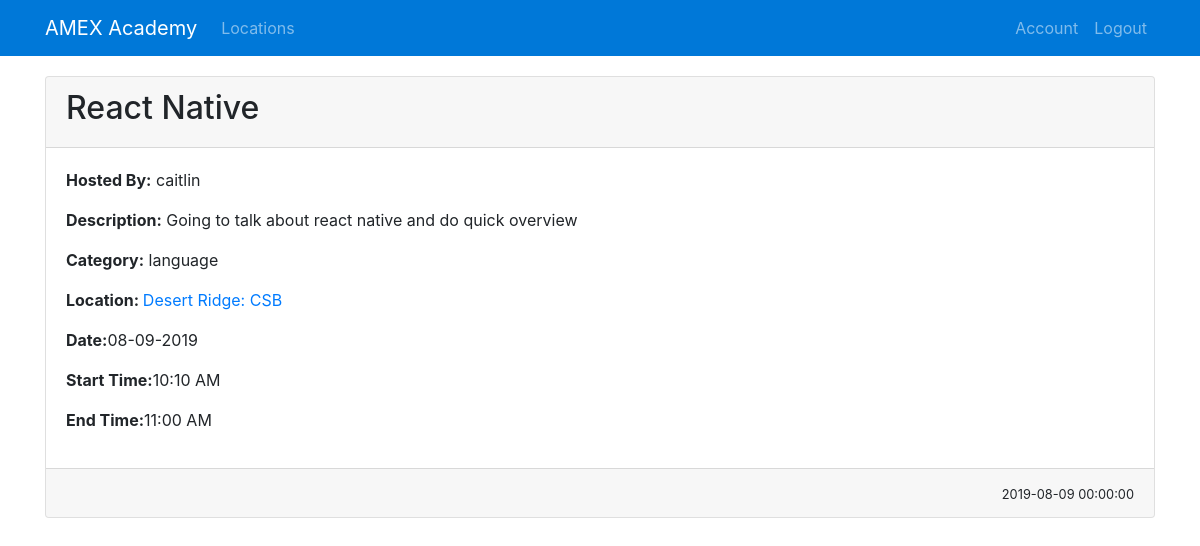
Before: /item/1 (signed in) with the older database file.
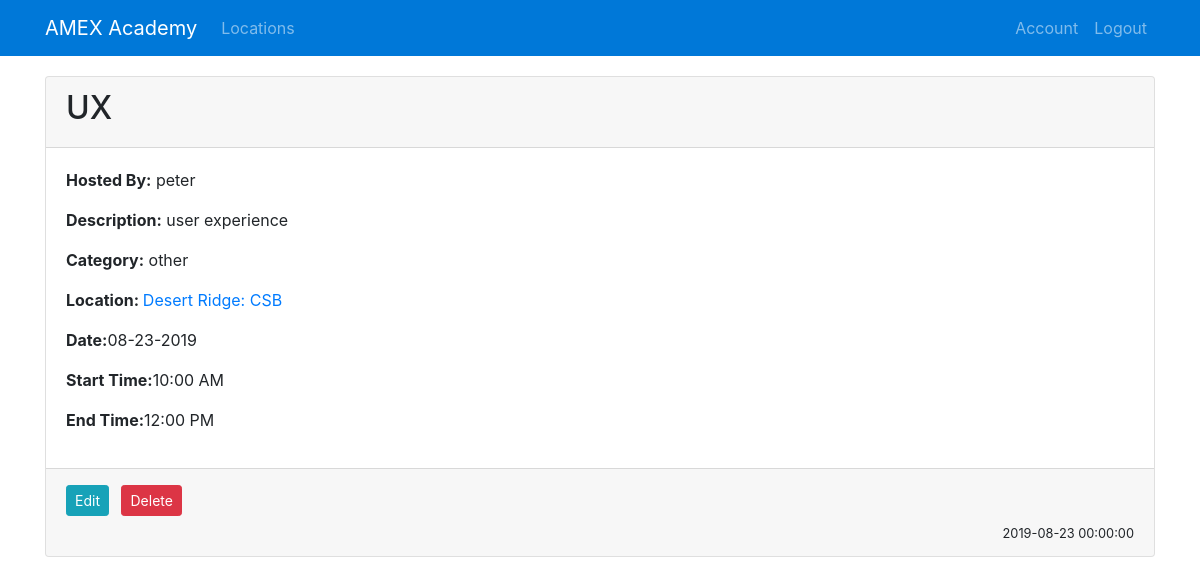
After: the same page with the newer database file.
### academy/models.py (models this page shows, shortened)
class Item(db.Model):
    id = db.Column(db.Integer, primary_key=True)
    name = db.Column(db.String(100), nullable=False)
    description = db.Column(db.Text, nullable=False)
    category = db.Column(db.String(30), nullable=False)
    date = db.Column(db.DateTime, nullable=False)
    startTime = db.Column(db.Time, nullable=False)
    endTime = db.Column(db.Time, nullable=False)
    location_id = db.Column(db.Integer, db.ForeignKey('location.id'), nullable=False)
    user_id = db.Column(db.Integer, db.ForeignKey('user.id'), nullable=False)

class User(db.Model, UserMixin):
    id = db.Column(db.Integer, primary_key=True)
    username = db.Column(db.String(20), unique=True, nullable=False)
    email = db.Column(db.String(120), unique=True, nullable=False)
    password = db.Column(db.String(60), nullable=False)
    user_type = db.Column(db.String(20), nullable = False)
    description = db.Column(db.String(500))
    items = db.relationship('Item', backref="item", lazy=True)

class Location(db.Model):
    id = db.Column(db.Integer, primary_key=True)
    name = db.Column(db.String(100), nullable=False)
    address = db.Column(db.String(100), nullable=False)
    city = db.Column(db.String(100), nullable=False)
    state = db.Column(db.String(2), nullable=False)
    zip = db.Column(db.String(11), nullable=False)
    items = db.relationship('Item', backref='location', lazy=True)

### academy/routes.py (the view)
@app.route('/item/<int:item_id>')
@login_required
def item(item_id):
    item = Item.query.get_or_404(item_id)
    user = User.query.get_or_404(item.user_id)
    location = Location.query.get_or_404(item.location_id)
    return render_template('item.html', title=item.name, item=item, location=location, user=user)

### academy/models.py (called while the page is built)
@login_manager.user_loader
def load_user(user_id):
    return User.query.get(int(user_id))

### academy/templates/item.html (shortened to what this page needs)
{% extends "layout.html" %}
{% block content %}
<div class="card">
    <div class="card-header">
        <h2>{{ item.name }}</h2>
    </div>
    <div class="card-body">
        <p><strong>Hosted By:</strong> {{ user.username }}</p>
        <p><strong>Description:</strong> {{ item.description }}</p>
        <p><strong>Category:</strong> {{ item.category }}</p>
        <p><strong>Location: </strong><a href="{{ url_for('location', location_id=location.id) }}"> {{ location.name }}</a></p>
        <p><strong>Date:</strong>{{item.date.strftime('%m-%d-%Y')}}</p>
        <p><strong>Start Time:</strong>{{item.startTime.strftime('%l:%M %p')}}</p>
        <p><strong>End Time:</strong>{{item.endTime.strftime('%l:%M %p')}}</p>
    </div>
    <div class="card-footer">
        {% if current_user.id == item.user_id%}
            <a class="btn btn-info btn-sm mr-1" href="{{ url_for('update_item', item_id=item.id)}}">Edit</a>
            <button type="button" class="btn btn-danger btn-sm m-1" data-toggle="modal" data-target="#deleteModal">Delete</button>
        {% endif %}
        <p class="text-sm-right m-0"><small>{{ item.date.strftime('%Y-%m-%d %H:%M:%S')}}</small></p>
    </div>
</div>
{% endblock content %}

### academy/templates/layout.html (shortened to what this page needs)
<!DOCTYPE html>
<html lang="en">
<head>
    <link rel="stylesheet" href="https://stackpath.bootstrapcdn.com/bootstrap/4.1.3/css/bootstrap.min.css">
    <link rel="stylesheet" href="https://unpkg.com/leaflet@1.3.4/dist/leaflet.css">
</head>
<body>
    <header>
        <nav class="navbar navbar-expand-lg navbar-dark" style="background-color:#0078d8">
            <div class="container">
                <a class="navbar-brand" href="{{ url_for('dashboard') }}">AMEX Academy</a>
                <div class="collapse navbar-collapse">
                    <ul class="navbar-nav mr-auto">
                        <li class="nav-item">
                            <a class="nav-link" href="{{ url_for('locations') }}">Locations</a>
                        </li>
                    </ul>
                    <div class="navbar-nav">
                        <a class="nav-item nav-link" href="{{ url_for('account') }}">Account</a>
                        <a class="nav-item nav-link" href="{{ url_for('logout') }}">Logout</a>
                    </div>
                </div>
            </div>
        </nav>
    </header>
    <div class="container" id="content">
        {% block content %}{% endblock %}
    </div>
</body>
</html>

### academy/templates/layout.html (style rules this page uses)
#content { padding-top: 20px; }

Changed rows visible on the page:
removed User: username "caitlin"
changed Item: name "React Native" → "UX"; description "Going to talk about react native and do quick overview" → "user experience"; category "language" → "other"; date "08-09-2019" → "08-23-2019"; startTime "10:10 AM" → "10:00 AM"; endTime "11:00 AM" → "12:00 PM"; user_id 2 → 1 (drawn); date "2019-08-09 00:00:00" → "2019-08-23 00:00:00"
now on this page (row edited): User: username "peter"
Other visible differences:
text now shown: "Edit Delete"
